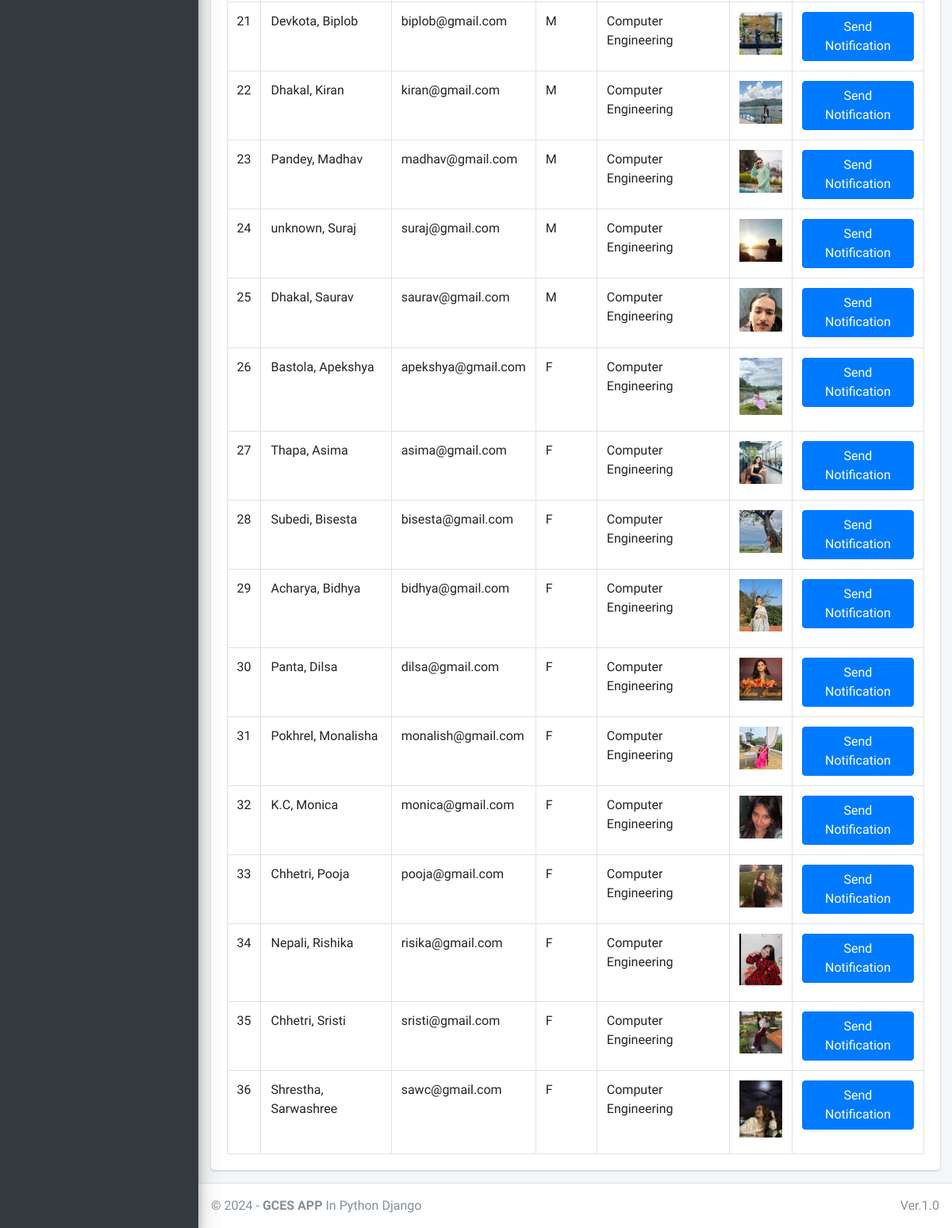
The page /admin_notify_student (signed in, lower part) on the database as committed earlier.
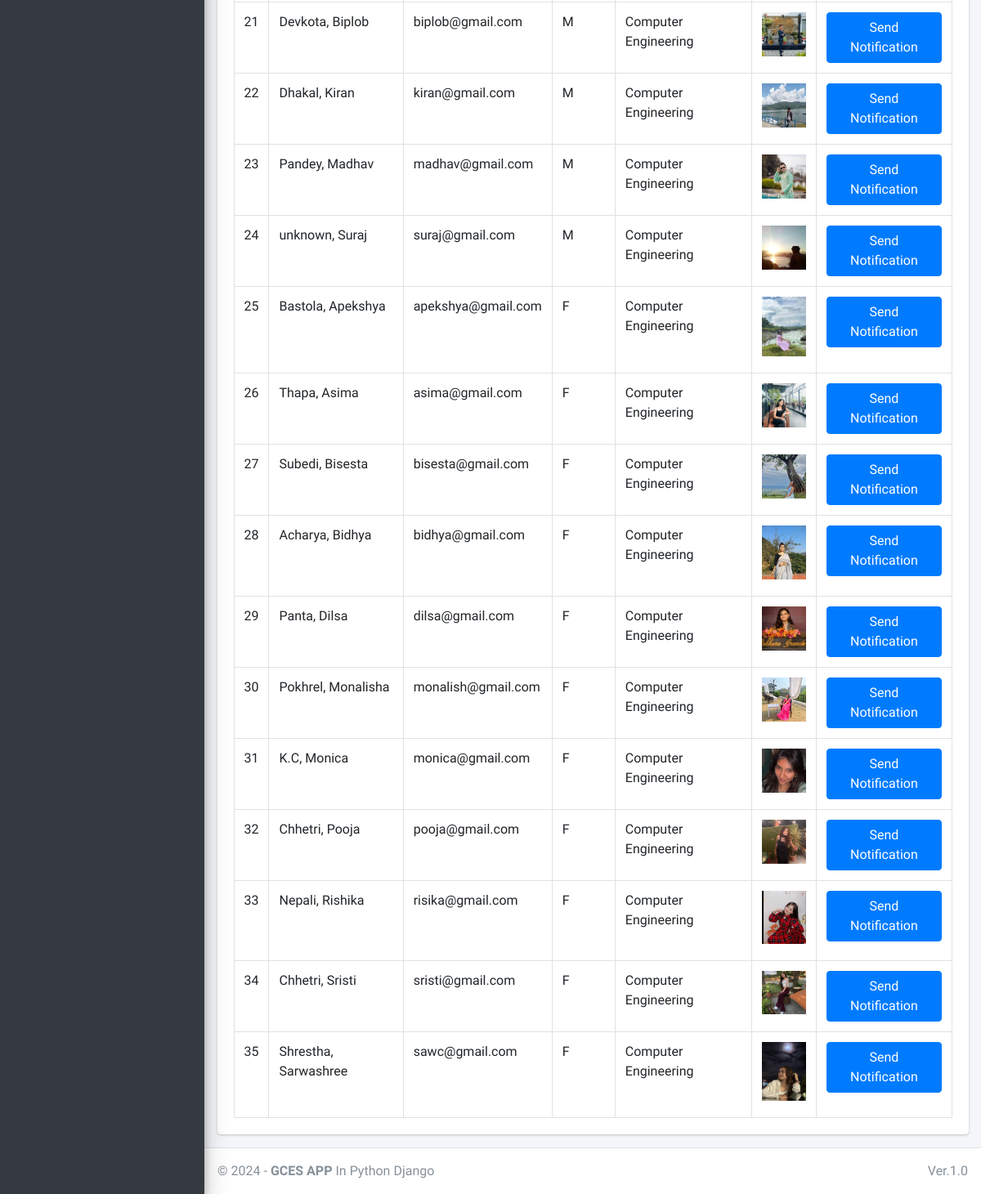
The same page on the database as committed later.
### main_app/models.py (models this page shows, shortened)
class CustomUser(AbstractUser):
    USER_TYPE = ((1, "HOD"), (2, "Staff"), (3, "Student"))
    GENDER = [("M", "Male"), ("F", "Female")]
    username = None  # Removed username, using email instead
    email = models.EmailField(unique=True)
    user_type = models.CharField(default=1, choices=USER_TYPE, max_length=1)
    gender = models.CharField(max_length=1, choices=GENDER)
    profile_pic = models.ImageField()
    address = models.TextField()
    fcm_token = models.TextField(default="")  # For firebase notifications
    created_at = models.DateTimeField(auto_now_add=True)
    updated_at = models.DateTimeField(auto_now=True)
    USERNAME_FIELD = "email"
    REQUIRED_FIELDS = []
    objects = CustomUserManager()
    def __str__(self):
        return self.last_name + ", " + self.first_name

class Student(models.Model):
    admin = models.OneToOneField(CustomUser, on_delete=models.CASCADE)
    course = models.ForeignKey(Course, on_delete=models.PROTECT, null=True, blank=False)  # Use PROTECT to avoid deletion issue
    session = models.ForeignKey(Session, on_delete=models.PROTECT, null=True)  # Use PROTECT here too

class Course(models.Model):
    name = models.CharField(max_length=120)
    created_at = models.DateTimeField(auto_now_add=True)
    updated_at = models.DateTimeField(auto_now=True)

### main_app/hod_views.py (the view)
# urls.py: path("admin_notify_student", hod_views.admin_notify_student,
def admin_notify_student(request):
    student = CustomUser.objects.filter(user_type=3)
    context = {
        'page_title': "Send Notifications To Students",
        'students': student
    }
    return render(request, "hod_template/student_notification.html", context)

### main_app/templates/hod_template/student_notification.html (shortened to what this page needs)
{% extends 'main_app/base.html' %}
{% load static %}
{% block content %}
<section class="content">
    <div class="container-fluid">
        <div class="row">
            <div class="col-md-12">
                <div class="card">
                    <div class="card-body">
                        <table id="example2" class="table table-bordered table-hover">
                            <tbody>
                                {% for student in students %}
                                <tr>
                                    <td>{{ forloop.counter }}</td>
                                    <td>{{student.last_name}}, {{student.first_name}}</td>
                                    <td>{{student.email}}</td>
                                    <td>{{student.gender}}</td>
                                    <td>{{student.student.course.name}}</td>
                                    <td>
                                        {% if student.profile_pic == ""  %}
                                        No Image
                                        {% else %}
                                        <img class="img img-fluid mb-2" height="56" width="56"
                                            src="{{student.profile_pic}}" alt="">
                                        {% endif %}
                                    </td>
                                    <td><button data-toggle = "modal" data-target = "#myModal"class="btn btn-primary show_notification" value="{{student.id}}">Send Notification</button>
                                    </td>
                                </tr>
                                {% endfor %}
                            </tbody>
                        </table>
                    </div>
                </div>
            </div>
        </div>
    </div>
</section>
{% endblock content %}

Rows that differ between the two databases and show on the page:
removed CustomUser: last_name "Dhakal", first_name "Saurav", email "saurav@gmail.com", gender "M", student.course.name "Computer Engineering", profile_pic (picture)
